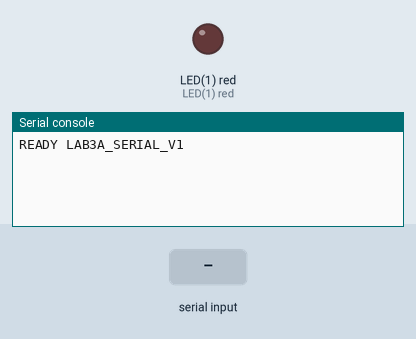
This program was run on a simulated pyboard running MicroPython. On the bench: output pins drawn as LEDs (lit = HIGH), the last lines printed to the serial console. Inputs (shaded band) come from the test bench.

Above: at 1.2 s.
1.3 s: "LED" typed at the serial console, then Enter
At 2.0 s:
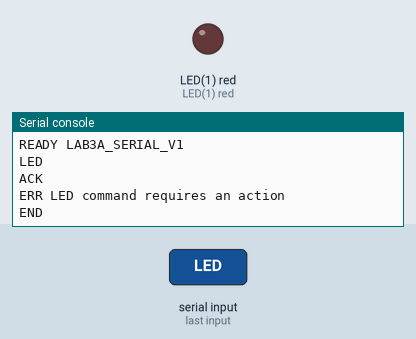
2.8 s: "ON" typed at the serial console, then Enter
At 3.2 s:
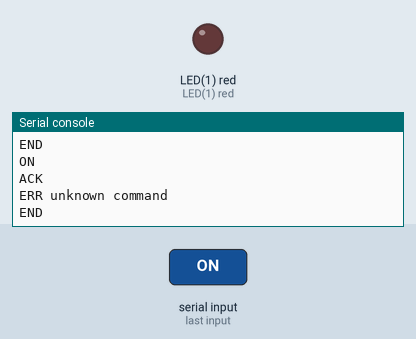

The program:

main_to_be_complete.py
```python
"""Lab 3A starter code: simple text-based serial communication.

Upload this file to the Nucleo board as main.py. The program stays active,
processes one command at a time, and then waits for the next command.
"""

import sys
import utime
import pyb


# pyb.LED(1) is the green LED on the Nucleo board.
# pyb.Switch() reads the blue user button.
led = pyb.LED(1)
button = pyb.Switch()

# Tell the PC that main.py has started and is ready for one command.
print("READY LAB3A_SERIAL_V1")

# Keep waiting for commands until the board is stopped or reset.
while True:
    # readline() waits for one line from the PC or the Thonny shell.
    line = sys.stdin.readline()

    # strip() removes the Enter key characters at the end of the line.
    line = line.strip()

    # Ignore empty lines without sending a response.
    if line == "":
        continue

    # ACK means a complete command line was received.
    print("ACK")

    # split() separates a command such as "LED BLINK 5 2000" into words.
    parts = line.split()

    # upper() lets the user type "led on", "LED ON", or "Led On".
    command = parts[0].upper()

    if command == "LED":
        if len(parts) < 2:
            print("ERR LED command requires an action")

        else:
            # The second word tells us which LED action to run.
            action = parts[1].upper()

            if action == "ON":
                # TODO 1: Turn the LED on.
                # Then print OK so the PC knows the command worked.
                # Replace this pass with your code.
                pass

            elif action == "OFF":
                # TODO 2: Turn the LED off.
                # Then print OK.
                # Replace this pass with your code.
                pass

            elif action == "BLINK":
                if len(parts) != 4:
                    print("ERR usage: LED BLINK n dt_ms")

                else:
                    # TODO 3: Convert parts[2] and parts[3] to integers.
                    # parts[2] is the number of blinks.
                    # parts[3] is the delay time in milliseconds.
                    count = 0
                    delay_ms = 0

                    # TODO 4: Blink the LED count times.
                    # First turn the LED off so the starting state is known.
                    # For each blink, toggle the LED, wait delay_ms,
                    # toggle it again, and wait delay_ms again.
                    # After the loop, print OK.
                    # Replace this pass with your code.
                    pass

            else:
                print("ERR unknown LED action")

    elif command == "BUTTON?":
        # TODO 5: Read the blue user button.
        # First print OK.
        # Then print DATA BUTTON followed by 0 or 1.
        # Replace this pass with your code.
        pass

    else:
        print("ERR unknown command")

    # END marks the end of this command response for the PC.
    print("END")
```

Measured:
- after the input at 1.3 s, the serial console: prints a new line at once (image 1)
- after the input at 2.8 s, the serial console: prints a new line at once (image 2)
